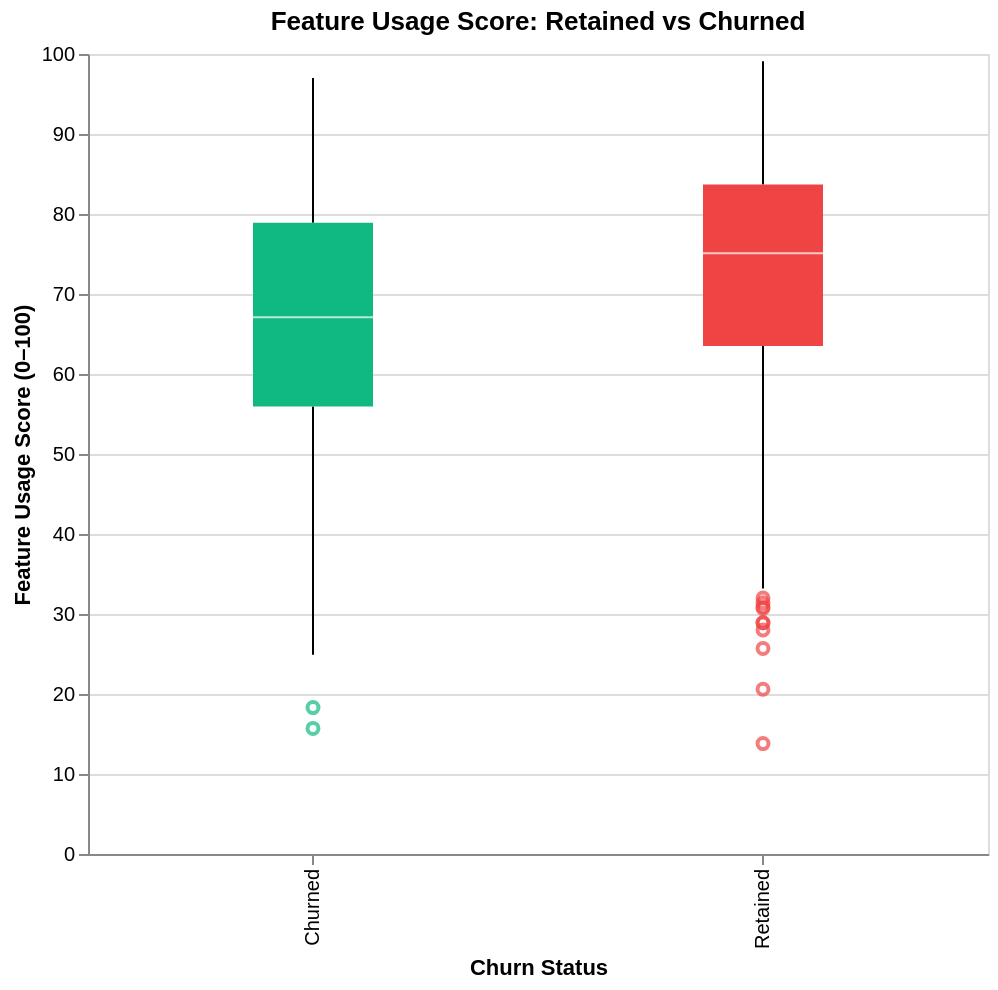

The code cell stored with this chart in its notebook:
### Code cell
# Cell 8: Feature Usage by Churn Status

alt.Chart(df).mark_boxplot(size=60).encode(
    x=alt.X('churn_status:N', title='Churn Status'),
    y=alt.Y('feature_usage_score:Q', title='Feature Usage Score (0–100)'),
    color=alt.Color('churn_status:N', scale=alt.Scale(range=['#10b981', '#ef4444']), legend=None)
).properties(
    title='Feature Usage Score: Retained vs Churned',
    width=450,
    height=400
)

### Figure 1 — Vega-Lite specification as saved in the notebook (floating-point values rounded to 4 significant figures; data arrays with more than 128 entries replaced by an {"elided": "..."} marker saying what was removed)
{"config": {"view": {"continuousWidth": 300, "continuousHeight": 300}}, "data": {"name": "data-0ee5ff2e3b790029b67ed7036deec1b8"}, "mark": {"type": "boxplot", "size": 60}, "encoding": {"color": {"field": "churn_status", "legend": null, "scale": {"range": ["#10b981", "#ef4444"]}, "type": "nominal"}, "x": {"field": "churn_status", "title": "Churn Status", "type": "nominal"}, "y": {"field": "feature_usage_score", "title": "Feature Usage Score (0–100)", "type": "quantitative"}}, "height": 400, "title": "Feature Usage Score: Retained vs Churned", "width": 450, "$schema": "https://vega.github.io/schema/vega-lite/v5.20.1.json", "datasets": {"data-0ee5ff2e3b790029b67ed7036deec1b8": {"elided": "1000 records"}}}
